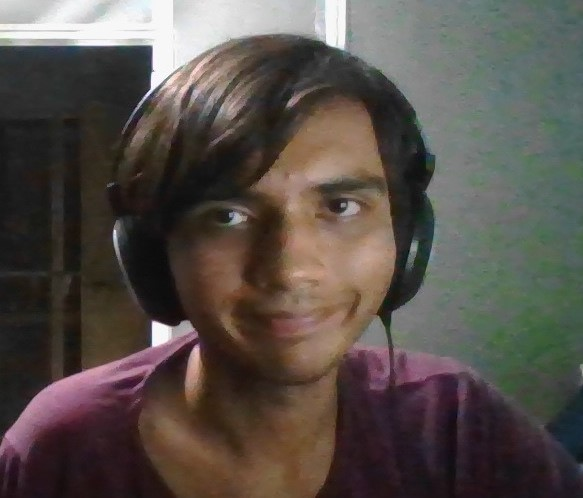
#> input picture Dataset/Arham - Test split/WIN_20230305_21_52_45_Pro.jpg, 583 x 498 px, given in place of the camera
$ jupyter execute --allow-errors Age_Prediction_Ass3_Task1.ipynb   (text cells are left out)
#> lines starting #> are read from the running program, lines starting #| are printed output that depends on the picture; after the words box and inside, x2 and y2 are one past the last pixel; in counts of white or black regions, pixels touching at a corner belong together
#> further down, frame is the input picture: shape (498, 583, 3); mean B, G, R 74.3, 79.9, 87.5
#> `frame = cv2.flip(frame,1)`:
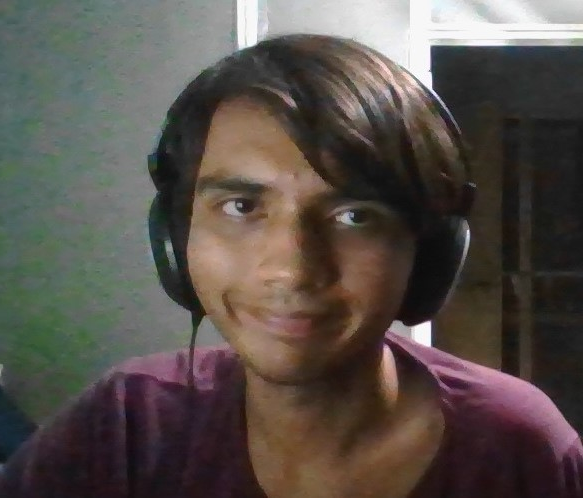
#> frame: shape (498, 583, 3); mean B, G, R 74.3, 79.9, 87.5
#> `frame = cv2.copyMakeBorder(frame,1,150,1,1,cv2.BORDER_CONSTANT,value=0)`:
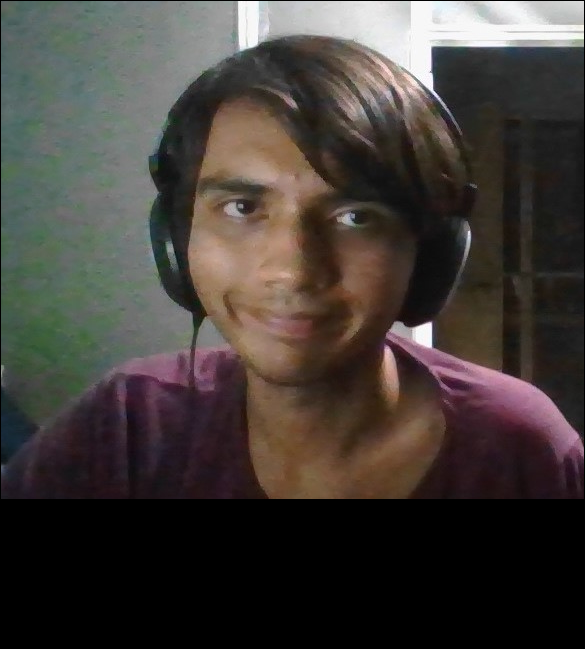
#> frame: shape (649, 585, 3); mean B, G, R 56.8, 61.1, 66.9
#> `cv2.putText(frame,"Age:",(370,530),cv2.FONT_HERSHEY_SIMPLEX,1,(255,255..`:
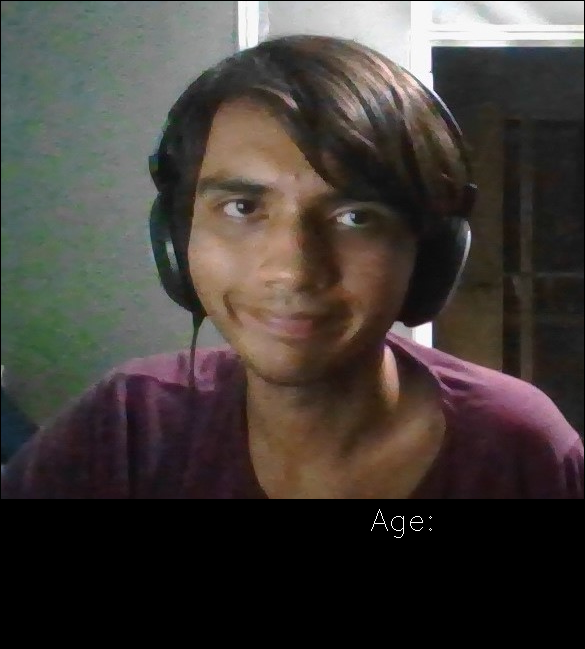
#> frame: shape (649, 585, 3); 0.04% of pixels changed, all inside (x1, y1, x2, y2) = (371, 509, 432, 538)
[cell 1]
import cv2
import numpy as np
import pickle
import cv2
import math

#> (a cell that did not finish here is left out)

[cell 3]
# Binds face in the frame with a box
# If face is detected it returns an image with the face bound, and the pixel area inside the box, excluding the actual boundary
# If there are multiple faces in frame, it chooses the one having the greatest area in frame

def faceDetect(image):
    gray = cv2.cvtColor(image, cv2.COLOR_BGR2GRAY)
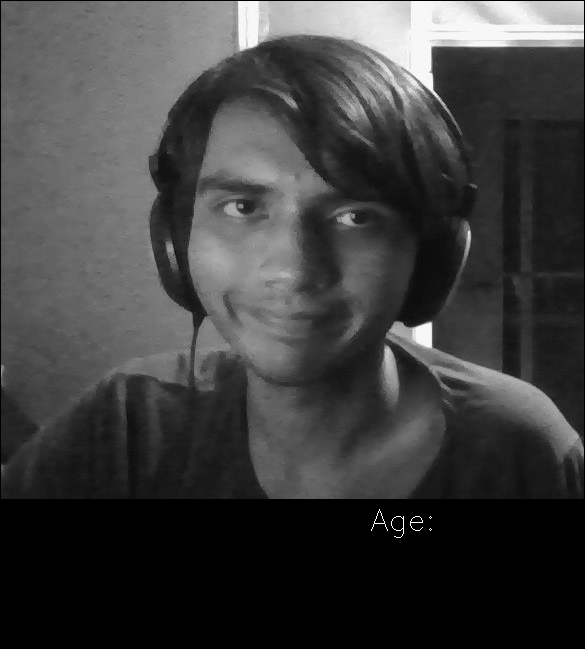
#> gray: shape (649, 585); min 0, max 255, mean 62.4

    faceCascade = cv2.CascadeClassifier(cv2.data.haarcascades + "haarcascade_frontalface_default.xml")
    faces = faceCascade.detectMultiScale(
        gray,
        scaleFactor=1.3,
        minNeighbors=3,
        minSize=(64, 64)
    )
#> faces = [[164, 122, 255, 255]]

    if(len(faces) > 1):
        cur_max = 0
        face = 0

        for (x, y, w, h) in faces:
            length = math.sqrt((x - (x+w))**2 + (y - (y+h))**2 )

            if length > cur_max:
                cur_max = length
                face = [x,y,w,h]

        faces = np.array([face])

    for (x, y, w, h) in faces:

        cv2.rectangle(image, (x, y), (x + w, y + h), (0, 255, 0), 2) # Draw a rectangle around the detected area (face)

        roi_color = image[y+2:y+2 + h-3, x+2:x+2 + w-3] # The pixel area containing the face

        return True,[image,roi_color]
#> this loop made 1 pass
#> pass 1, in faceDetect, `roi_color = image[y+2:y+2 + h-3, x+2:x+2 + w-3]`:
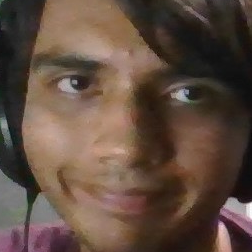
#> roi_color: shape (252, 252, 3); mean B, G, R 64.3, 76.4, 96.3
#> after the loop:
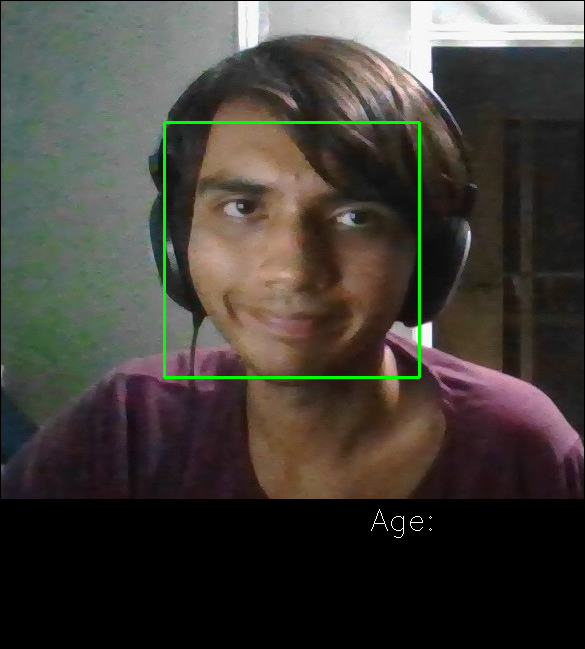
#> image: shape (649, 585, 3); 0.8% of pixels changed, all inside (x1, y1, x2, y2) = (163, 121, 421, 379)
#> `detected,bound_frame = faceDetect(frame)`: detected = True; bound_frame = 2 items
#> `img_resize_reg = cv2.resize(cropped_frame, (32,32))`:
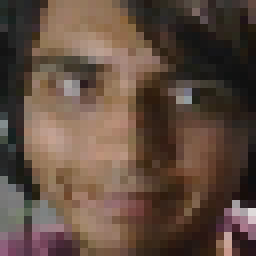
#> img_resize_reg: shape (32, 32, 3) (shown 8 times larger); mean B, G, R 63.9, 76, 96
#> `cur_image_ref = img_resize_reg.flatten()`: cur_image_ref = 3072 values, max 222 at index 2591, min 10 at index 2394, mean 78.65

    return False,[]

[cell 4]
# Starts the camera, provides each frame to the faceDetect() function
# If a face is detected it prints the Identity(Sameed or Unknown) and Age using Linear and SGD regression at the bottom of the screen
# If no face detected, it prints appropriately
# Use esc to exit

cv2.destroyAllWindows()
cam = cv2.VideoCapture(0)

#> (the rest of this cell did not finish here and is left out)

$ run again, on Dataset/Arham - Test split/WIN_20230305_21_52_46_Pro.jpg
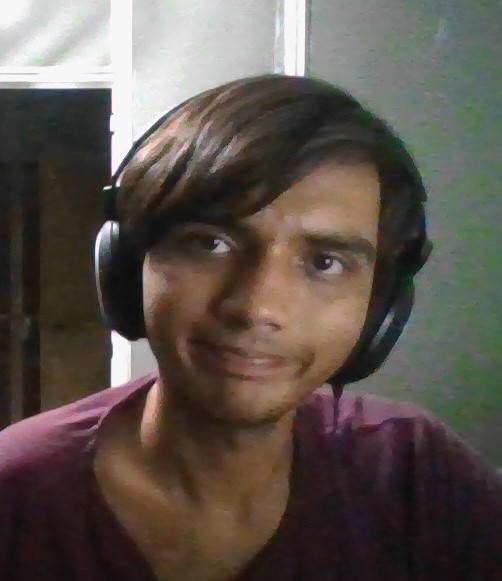
#> input picture Dataset/Arham - Test split/WIN_20230305_21_52_46_Pro.jpg, 502 x 581 px, given in place of the camera
#> frame is the input picture: shape (581, 502, 3); mean B, G, R 77.3, 83.9, 92.9
#> in faceDetect, `gray = cv2.cvtColor(image, cv2.COLOR_BGR2GRAY)`:
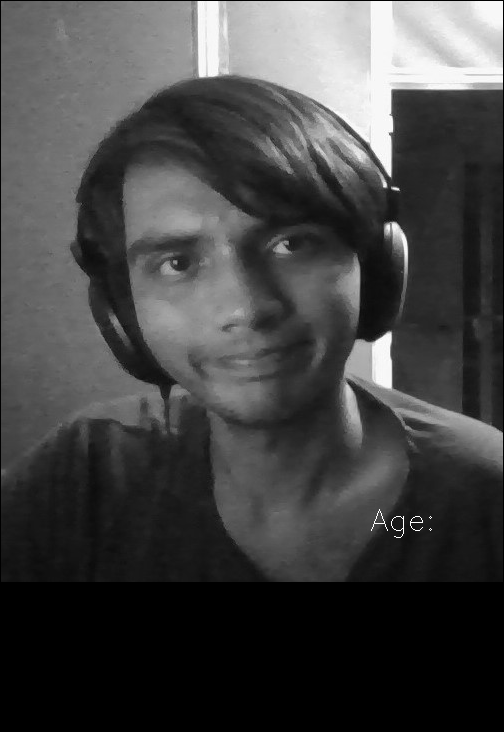
#> gray: shape (732, 504); min 0, max 255, mean 67.9
#> faces = ()
#> detected = False; bound_frame = []
#> `cv2.putText(frame,"Face Not Detected",(20,580),cv2.FONT_HERSHEY_SIMPLE..`:
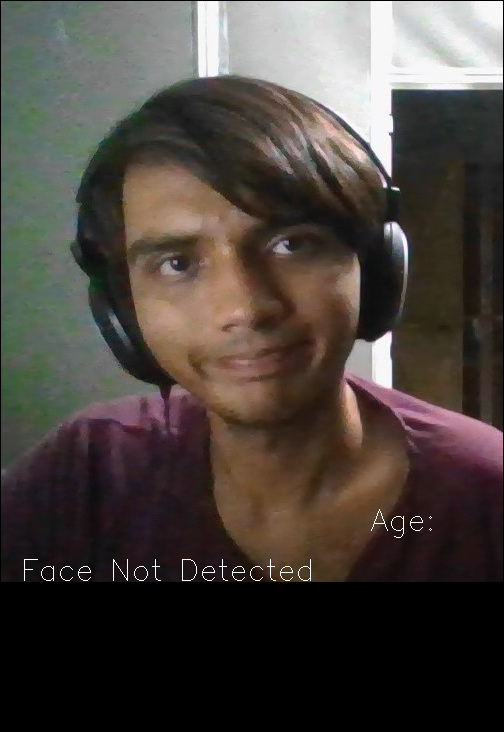
#> frame: shape (732, 504, 3); mean B, G, R 61.6, 66.8, 73.9

$ run again, on Dataset/Arham - Test split/WIN_20230305_21_52_49_Pro.jpg
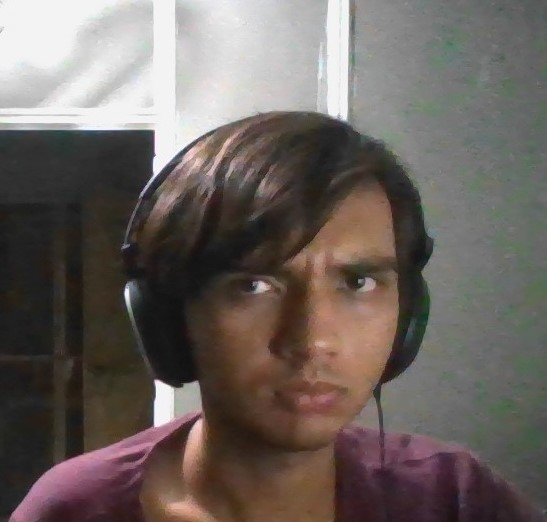
#> input picture Dataset/Arham - Test split/WIN_20230305_21_52_49_Pro.jpg, 547 x 522 px, given in place of the camera
#> frame is the input picture: shape (522, 547, 3); mean B, G, R 94.8, 99.4, 108.2
#> faces = [[115, 204, 221, 221]]
#> the loop in faceDetect, `for (x, y, w, h) in faces: ` made 1 pass
#> after the loop in faceDetect, `for (x, y, w, h) in faces:`:
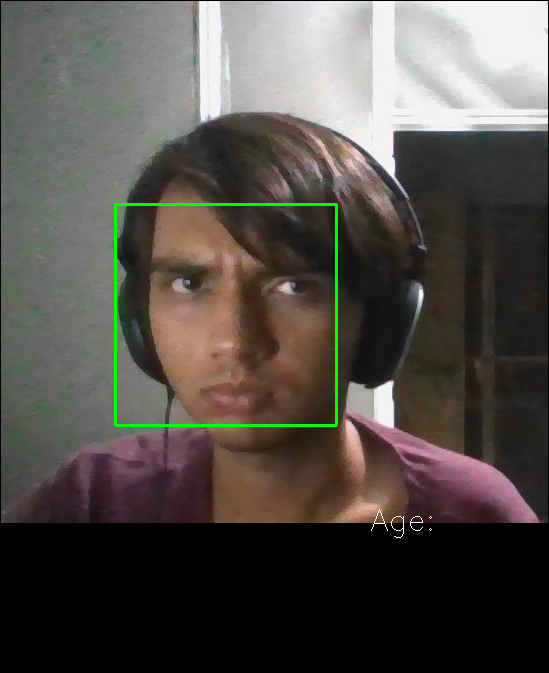
#> image: shape (673, 549, 3); mean B, G, R 72.9, 78.2, 83.1
#> detected = True; bound_frame = 2 items
#> `img_resize_reg = cv2.resize(cropped_frame, (32,32))`:
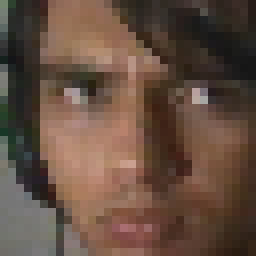
#> img_resize_reg: shape (32, 32, 3) (shown 8 times larger); mean B, G, R 64.9, 78.2, 100.6
#> cur_image_ref = 3072 values, max 202 at index 1970, min 15 at index 993, mean 81.23

$ run again, on Dataset/Arham - Test split/WIN_20230305_21_52_51_Pro.jpg
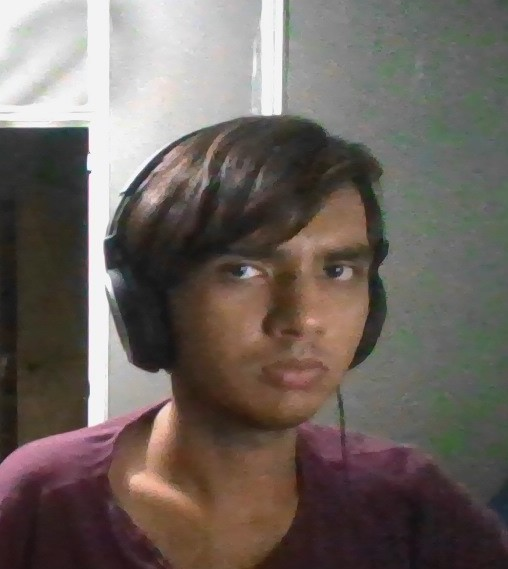
#> input picture Dataset/Arham - Test split/WIN_20230305_21_52_51_Pro.jpg, 508 x 569 px, given in place of the camera
#> frame is the input picture: shape (569, 508, 3); mean B, G, R 94.7, 100.4, 109.9
#> faces = [[129, 215, 151, 151]]
#> the loop in faceDetect, `for (x, y, w, h) in faces: ` made 1 pass
#> detected = True; bound_frame = 2 items
#> `img_resize_reg = cv2.resize(cropped_frame, (32,32))`:
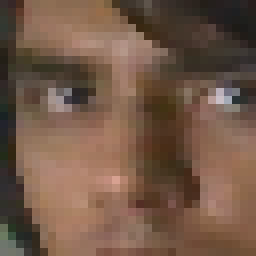
#> img_resize_reg: shape (32, 32, 3) (shown 8 times larger); mean B, G, R 71.3, 88.1, 114.3
#> cur_image_ref = 3072 values, max 215 at index 2156, min 17 at index 1827, mean 91.25
